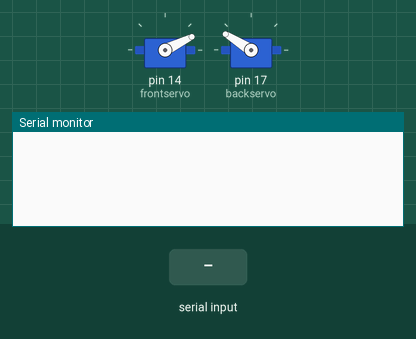
This sketch was run on a simulated Arduino Uno, built with avr-gcc and run on an emulated ATmega328P. Parts: 2 × servo, the last lines printed to the serial monitor. Inputs (shaded band) come from the test bench.

Above: at 1.2 s.
1.3 s: "front_open" received over Serial
At 3.5 s:
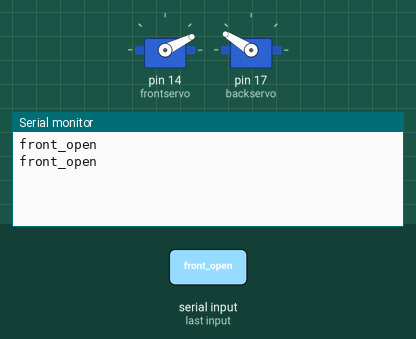
3.8 s: "front_close" received over Serial
At 7.0 s:
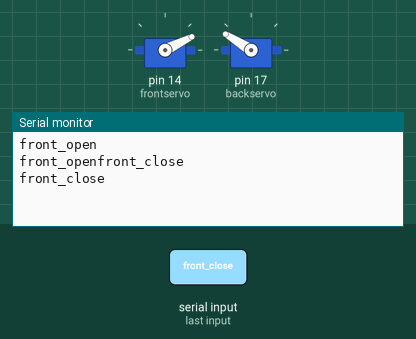

The sketch:

Blackbeard_Servos.ino
```cpp
#include <Servo.h>
#include <string.h>

Servo frontservo;
Servo backservo;

int front_angle;
int back_angle;

int FRONT_OPEN_ANGLE = 105;
int FRONT_CLOSE_ANGLE = 45;
int BACK_OPEN_ANGLE = 165;
int BACK_CLOSE_ANGLE = 225;

float US_TO_PULSE = 2000/270;

int angle_to_pwm(int input_angle){
  // converts 270 angle to 180, so that the same PWM can be applied
  return (input_angle * US_TO_PULSE) + 500;
}

void move_servo(int new_angle, char frontOrBack){

    int pulse_width = angle_to_pwm(new_angle);

    // init local variables
    Servo servoMotor;
    int old_angle;

    // check if the front or back servo will be moved
    if(frontOrBack=='f'){
      servoMotor = frontservo;
      old_angle = front_angle;
    } else if(frontOrBack=='b'){
      servoMotor = backservo;
      old_angle = back_angle;
    }

    while(new_angle != old_angle) {

      if(new_angle > old_angle) {
        // INCREASING SERVO ANGLE
        old_angle += 1;
      } else if(new_angle < old_angle) {
        // DECREASING SERVO ANGLE
        old_angle -= 1;
      }
      // move servo and sleep for set time
      servoMotor.writeMicroseconds(angle_to_pwm(old_angle));
      delay(50);
    }

    // UPDATE ANGLE VARIABLE
    if(frontOrBack=='f'){
      front_angle = old_angle;
    } else if(frontOrBack=='b'){
      back_angle = old_angle;
    }

}

void setup() {
  Serial.begin(115200);

  frontservo.attach(14);  // gpio17
  backservo.attach(17);  // gpio15


  // init servos
  frontservo.write(angle_to_pwm(FRONT_CLOSE_ANGLE));
  backservo.write(angle_to_pwm(BACK_CLOSE_ANGLE));

  front_angle = FRONT_CLOSE_ANGLE;
  back_angle = BACK_CLOSE_ANGLE;

}

void loop() {
  // put your main code here, to run repeatedly:
  if(Serial.available() > 0) {
    String serialData = Serial.readString();
    //serialData = Serial.readStringUntil(END_SERIAL_READ);
    Serial.println(serialData);
    for(int i = 0; i < serialData.length(); i++) {
      Serial.write(serialData[i]);
    }

    if(serialData=="front_open"){
      move_servo(FRONT_OPEN_ANGLE, 'f');
    } else if(serialData=="front_close"){
      move_servo(FRONT_CLOSE_ANGLE, 'f');
    } else if(serialData=="back_open"){
      move_servo(BACK_OPEN_ANGLE, 'b');
    } else if(serialData=="back_close"){
      move_servo(BACK_CLOSE_ANGLE, 'b');
    }

  }
}
```

Measured:
- after the input at 1.3 s, the serial monitor: prints a new line after 1.0 s (image 1)
- after the input at 3.8 s, the serial monitor: prints a new line after 2.5 s (image 2)
